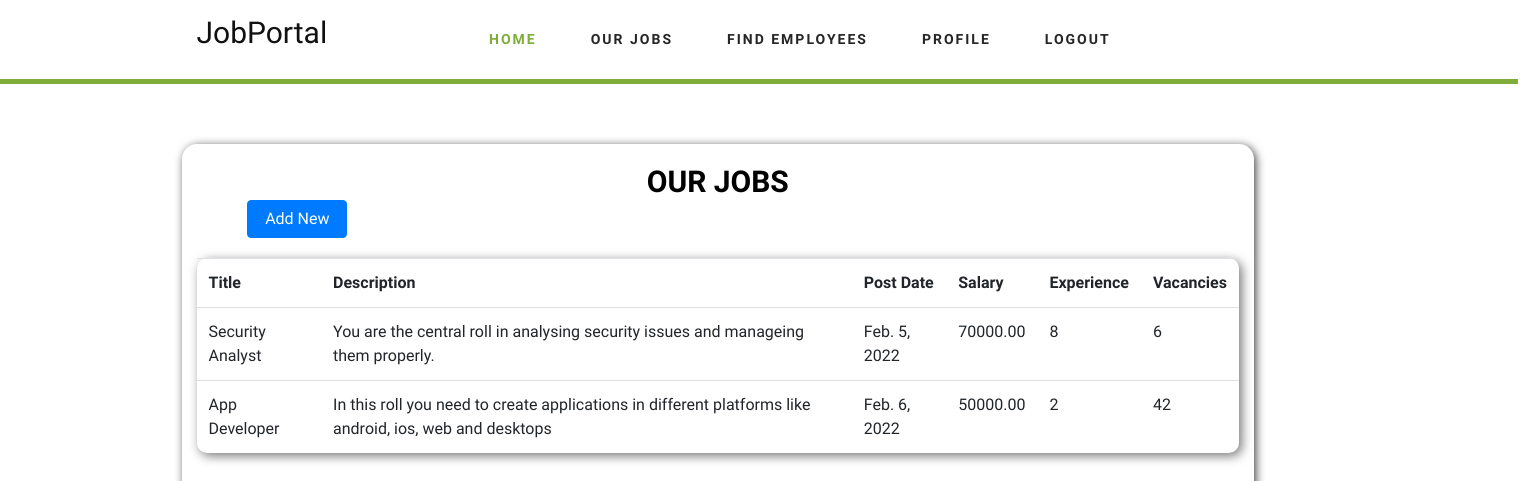
The page /accounts/employer/jobs/ (signed in) on the database its author committed.
### Employer/models.py (models this page shows, shortened)
class Job(models.Model):
    job_title = models.CharField(max_length=100)
    job_description = models.TextField()
    post_date = models.DateField(default=django.utils.timezone.now)
    salary = MoneyField(max_digits=14, decimal_places=2)
    course_name = models.ForeignKey(Course, on_delete=models.CASCADE)
    experience = models.IntegerField()
    search_tags = models.CharField(max_length=400)
    employer = models.ForeignKey(Employer, on_delete=models.CASCADE)
    vacancies = models.IntegerField()

### Employer/views.py (the view)
# urls.py: path('accounts/employer/jobs/', views.view_jobs, name="view-jobs"),
def view_jobs(request):
    if request.user.is_authenticated and request.user.is_employer:
        employer = Employer.objects.get(user=request.user)
        jobs = Job.objects.filter(employer=employer)
        return render(request, "views/employer/view_jobs.html", {"jobs": jobs})
    else:
        return redirect("index-page")

### templates/views/employer/view_jobs.html
{% extends 'base/employer/base.html' %}
{% load static %}
{% block body %}
    <div class="container">
        <div class="row">
            <div class="col-md-11" style="box-shadow: 2px 2px 10px #444; border-radius: 15px; top: 60px; padding-top: 20px">
                <h3 style="text-align: center; color: #000"><b>OUR JOBS </b></h3>
                <div class="form-horizontal">
                    <div class="form-group">
                        <div class="col-sm-1">
                            <a href="{% url 'new-job' %}" class="btn btn-primary" style="margin-left:63%;margin-bottom:20px; width:100px;">Add New</a>
                        </div>
                        <table class="table table-hover" style=" border-radius: 10px; box-shadow: 3px 3px 11px #777777; margin-bottom:7%">
                            <tr>
                                <th>Title</th>
                                <th>Description</th>
                                <th>Post Date</th>
                                <th>Salary</th>
                                <th>Experience</th>
                                <th>Vacancies</th>
                            </tr>
                            {% for job in jobs %}
                                <tr onclick="window.location='{% url 'job-details' %}?jobid={{ job.id }}'">
                                    <td>{{ job.job_title }}</td>
                                    <td>{{ job.job_description }}</td>
                                    <td>{{ job.post_date }}</td>
                                    <td>{{ job.salary }}</td>
                                    <td>{{ job.experience }}</td>
                                    <td>{{ job.vacancies }}</td>
                                </tr>
                            {% endfor %}
                        </table>
                    </div>
                </div>
            </div>
        </div>
    </div>
{% endblock %}

### static/styles/style.css (style rules this page uses)
html, body { height: 100%; font-family: "Cairo", sans-serif; -webkit-font-smoothing: antialiased; font-smoothing: antialiased; }
h1, h2, h3, h4, h5, h6 { margin: 0; color: #111111; font-weight: 400; font-family: "Cairo", sans-serif; }
h3 { font-size: 30px; }
@media only screen and (min-width: 1200px) { .container { max-width: 1170px; } }

### rows shown on the page
Job: job_title "Security Analyst", job_description "You are the central roll in analysing security issues and manageing them properly.", post_date "Feb. 5, 2022", salary "70000.00", experience "8", vacancies "6"
Job: job_title "App Developer", job_description "In this roll you need to create applications in different platforms like android, ios, web and desktops", post_date "Feb. 6, 2022", salary "50000.00", experience "2", vacancies "42"
